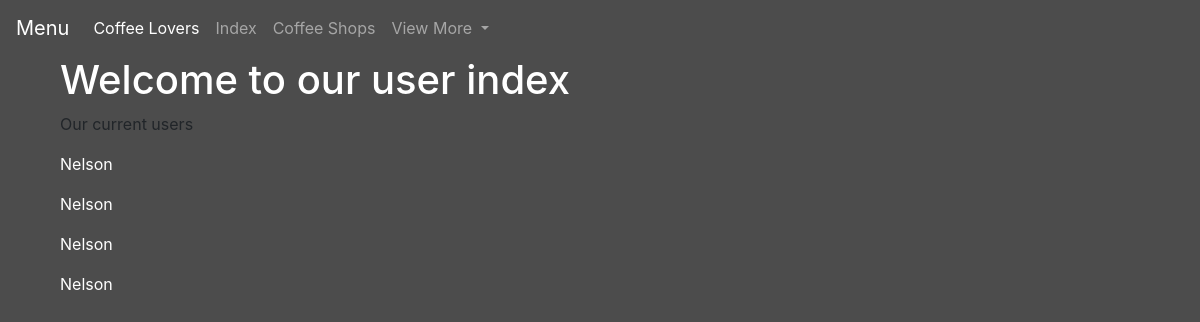
The page /index on the database as committed earlier.
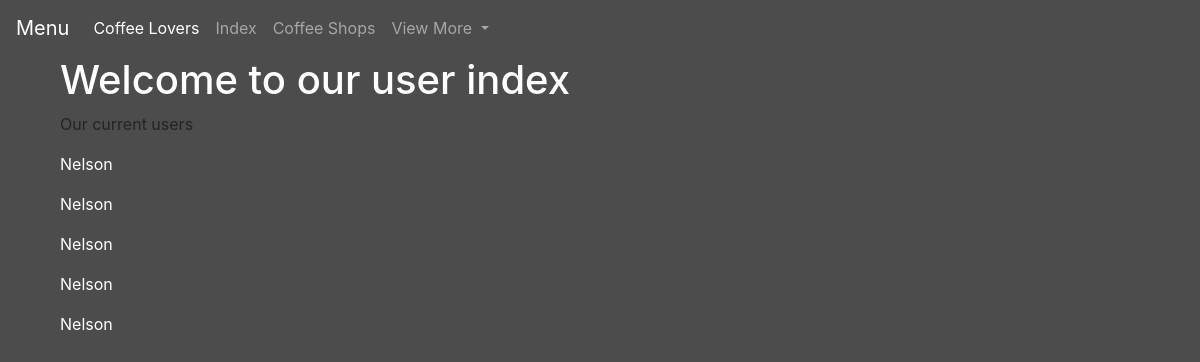
The same page on the database as committed later.
### website/models.py (models this page shows, shortened)
class User(db.Model, UserMixin):
    __tablename__ = 'users'
    __table_args__ = {'extend_existing': True}
    id = db.Column(db.Integer, primary_key=True)
    email = db.Column(db.String(80), unique=True)
    password = db.Column(db.String(120))
    name = db.Column(db.String(80))
    locations = db.relationship('Shops', secondary=locationsTable, lazy='subquery',
                                backref=db.backref('users', lazy=True))

### website/views.py (the view)
@views.route('/index')
def index():
    count = len(User.query.all())
    people = User.query.all()
    return render_template("index.html", users=count, lstOfUsers=people, user=current_user)

### website/templates/index.html (shortened to what this page needs)
{% extends "base.html" %}
{% block content%}
<div class="container-fluid">
    <h1 style="color:white; font-size=300%;">Welcome to our user index </h1>
</div>
<div class="container" align="left" >
    <p > Our current users </p>
    {% for user in lstOfUsers %}
    <p style="color:white"> {{ user.name }}</p>
    {% endfor %}
</div>
{% endblock%}

### website/templates/base.html (shortened to what this page needs)
<!DOCTYPE html>
<html lang="en">
<head>
    <link rel="stylesheet" href="https://stackpath.bootstrapcdn.com/bootstrap/4.3.1/css/bootstrap.min.css"
>
</head>
<body style="background-color:#4C4C4C;">
<nav class="navbar navbar-expand-lg navbar-dark" style="background-color:transparent">
    <a class="navbar-brand" href="#">Menu</a>
    <div class="collapse navbar-collapse" id="navbarSupportedContent">
        <ul class="navbar-nav mr-auto">
            <li class="nav-item active">
                <a class="nav-link" id="main" href="/">Coffee Lovers </a>
            </li>
            <li class="nav-item">
                <a class="nav-link" id="index" href="/index">Index</a>
            </li>
            <li class="nav-item">
                <a class="nav-link" id="shops" href="/shops">Coffee Shops</a>
            </li>
            <li class="nav-item dropdown">
                <a class="nav-link dropdown-toggle" href="#" id="navbarDropdown" role="button" data-toggle="dropdown" aria-expanded="false">
                    View More
                </a>
            </li>
        </ul>
    </div>
</nav>
    <div class="container">
        {% block content %}
        {% endblock %}
    </div>
</body>
</html>

Rows that differ between the two databases and show on the page:
added User: name "Nelson"
